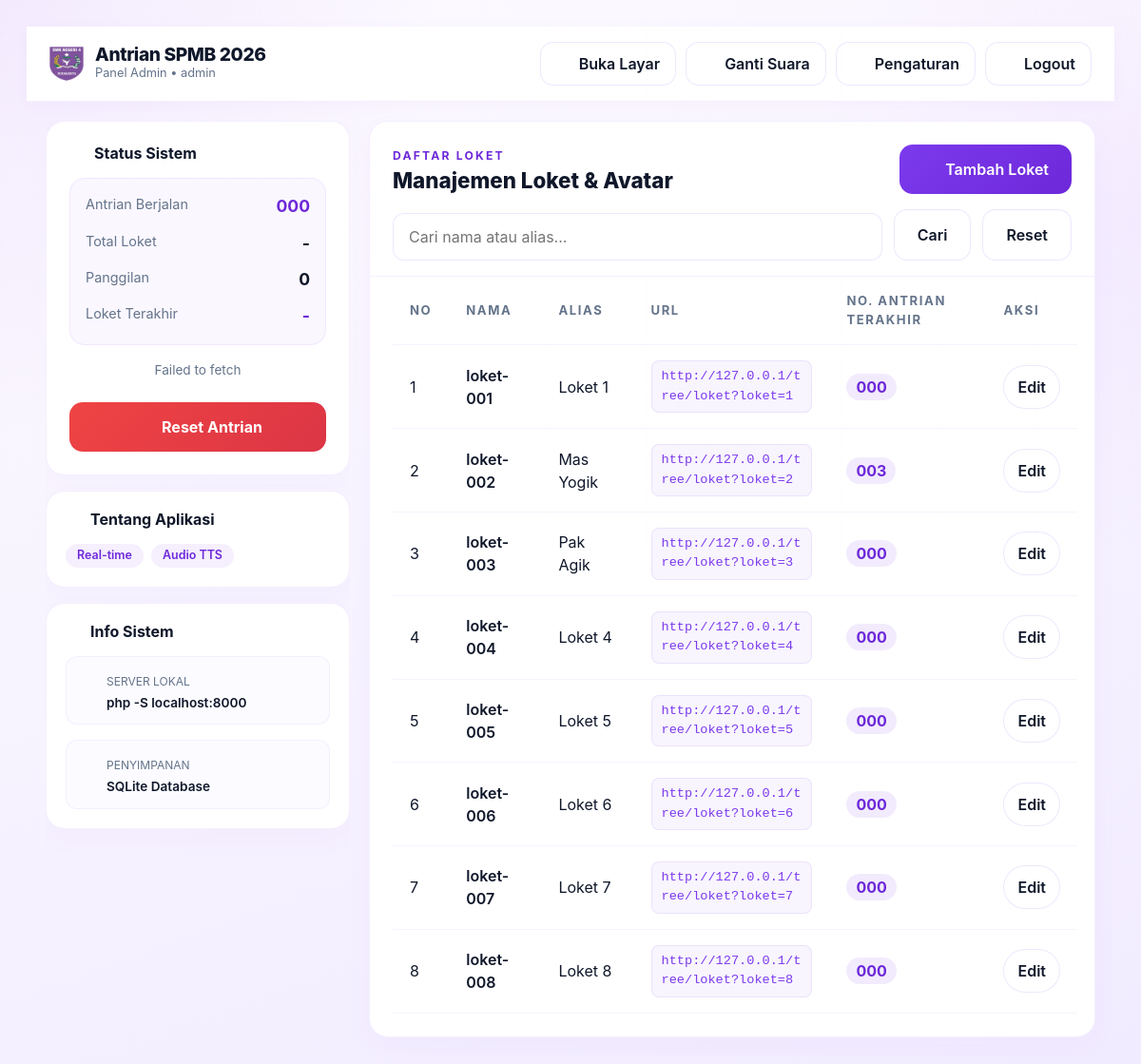
The page /admin (signed in) on the database its author committed.
### tables this page shows
CREATE TABLE users (
                id INTEGER PRIMARY KEY AUTOINCREMENT,
                username TEXT NOT NULL UNIQUE,
                password_hash TEXT NOT NULL,
                role TEXT NOT NULL CHECK (role IN ("admin", "loket")),
                created_at TEXT NOT NULL
            , alias TEXT NOT NULL DEFAULT "", loket_number INTEGER NOT NULL DEFAULT 0);

### views/admin.php (the view, shortened to what the rows shown need)
<?php
require __DIR__ . '/../auth/helpers.php';
$csrfToken = antrian_csrf_token();
$searchQuery = (string) ($_GET['q'] ?? '');
$loketAccounts = antrian_loket_accounts();
$loketLastCalls = antrian_loket_last_calls();
$loketLastCallsByLoket = [];
foreach ($loketLastCalls as $lastCall) {
    $loketLastCallsByLoket[(int) $lastCall['loket']] = $lastCall;
}
$loketRows = [];
$serverIp = '';
$fallbackIp = '';
if ($serverIp === '') {
    $serverIp = $fallbackIp ?: ($_SERVER['SERVER_ADDR'] ?? $_SERVER['HTTP_HOST'] ?? 'localhost');
}
$basePath = rtrim(dirname($_SERVER['SCRIPT_NAME']), '\\/');
if ($basePath === '' && php_sapi_name() !== 'cli-server') {
    $projectName = basename(dirname(__DIR__));
    $basePath = '/' . $projectName;
}
$scheme = "http";
$port = $_SERVER['SERVER_PORT'] ?? '80';
$portSuffix = ($port != '80' && $port != '443' && !str_contains((string)$serverIp, ':')) ? ':' . $port : '';
$baseUrl = $scheme . "://" . $serverIp . $portSuffix . $basePath;
foreach ($loketAccounts as $loketAccount) {
    $loketNumber = (int) ($loketAccount['loket_number'] ?? 0);
    $lastCall = $loketLastCallsByLoket[$loketNumber] ?? ['antrian' => 0];
    $loketRows[] = [
        'no' => $loketNumber,
        'nama' => $loketAccount['username'],
        'alias' => $loketAccount['alias'] ?: antrian_generate_loket_alias($loketNumber),
        'url' => $baseUrl . '/loket?loket=' . $loketNumber,
        'antrian_terakhir' => antrian_format_number((int) $lastCall['antrian']),
        'role' => $loketAccount['role'],
        'id' => (int) $loketAccount['id'],
    ];
}
$loketRows = array_values(array_filter($loketRows, static function (array $row) use ($searchQuery): bool {
    if ($searchQuery === '') {
        return true;
    }
    $needle = strtolower(trim($searchQuery));
    return str_contains(strtolower($row['nama']), $needle) || str_contains(strtolower($row['alias']), $needle);
}));
?><!DOCTYPE html>
<html lang="id">
<head>
    <link href="<?= antrian_base_url() ?>/assets/vendor/bootstrap/bootstrap.min.css" rel="stylesheet">
    <link rel="stylesheet" href="<?= antrian_base_url() ?>/assets/css/style.css">
</head>
<body class="app-shell app-admin" data-role="admin" data-base-url="<?= antrian_base_url() ?>" data-status-url="<?= antrian_base_url() ?>/api/status.php?peek=1" data-reset-url="<?= antrian_base_url() ?>/api/reset.php" data-csrf-token="<?= htmlspecialchars($csrfToken, ENT_QUOTES, 'UTF-8') ?>">
    <nav class="admin-navbar">
        <div style="display: flex; align-items: center; gap: 12px;">
            <div>
                <h1 style="font-size: 1.2rem; font-weight: 800; margin: 0; letter-spacing: -0.02em;">Antrian SPMB 2026</h1>
            </div>
        </div>
    </nav>
    <div class="admin-layout">
        <div class="admin-sidebar">
            <div class="panel-card-premium" style="gap: 16px;">
                <h2 style="font-size: 1rem; font-weight: 700; margin: 0; display: flex; align-items: center; gap: 8px;">
                    <i data-lucide="activity" class="text-primary" style="width: 18px; height: 18px;"></i> Status Sistem
                </h2>
            </div>
            <div class="panel-card-premium" style="gap: 16px; padding: 20px;">
                <h2 style="font-size: 1rem; font-weight: 700; margin: 0; display: flex; align-items: center; gap: 8px;">
                    <i data-lucide="info" class="text-primary" style="width: 18px; height: 18px;"></i> Tentang Aplikasi
                </h2>
            </div>
            <div class="panel-card-premium" style="gap: 16px; padding: 20px;">
                <h2 style="font-size: 1rem; font-weight: 700; margin: 0; display: flex; align-items: center; gap: 8px;">
                    <i data-lucide="server" class="text-primary" style="width: 18px; height: 18px;"></i> Info Sistem
                </h2>
            </div>
        </div>
        <div class="admin-main">
            <div class="table-header-sticky">
                <div style="display: flex; justify-content: space-between; align-items: flex-end; margin-bottom: 16px;">
                    <div>
                        <h2 style="font-weight: 800; font-size: 1.4rem; margin: 0;">Manajemen Loket & Avatar</h2>
                    </div>
                </div>
            </div>
            <div class="table-wrap-scroll">
                <table class="loket-table" style="margin-top: 0;">
                    <thead>
                        <tr>
                            <th>No</th>
                            <th>Nama</th>
                            <th>Alias</th>
                            <th>URL</th>
                            <th>No. Antrian Terakhir</th>
                            <th>Aksi</th>
                        </tr>
                    </thead>
                    <tbody>
                        <?php if ($loketRows): ?>
                            <?php foreach ($loketRows as $row): ?>
                                <tr>
                                    <td><?= (int) $row['no'] ?></td>
                                    <td style="font-weight: 600;"><?= htmlspecialchars($row['nama'], ENT_QUOTES, 'UTF-8') ?></td>
                                    <td><?= htmlspecialchars($row['alias'], ENT_QUOTES, 'UTF-8') ?></td>
                                    <td>
                                        <a class="loket-url-link" href="<?= htmlspecialchars($row['url'], ENT_QUOTES, 'UTF-8') ?>" target="_blank" style="font-family: monospace; background: rgba(124, 58, 237, 0.05); padding: 6px 10px; border-radius: 8px; color: var(--accent); text-decoration: none; word-break: break-all; display: inline-block; font-size: 0.85rem; border: 1px solid rgba(124, 58, 237, 0.1);">
                                            <?= htmlspecialchars($row['url'], ENT_QUOTES, 'UTF-8') ?>
                                        </a>
                                    </td>
                                    <td><span style="background: rgba(124, 58, 237, 0.1); color: var(--accent-strong); padding: 4px 10px; border-radius: 99px; font-weight: 700;"><?= htmlspecialchars($row['antrian_terakhir'], ENT_QUOTES, 'UTF-8') ?></span></td>
                                    <td>
                                        <?php if ($row['role'] === 'loket'): ?>
                                            <button type="button" class="row-action-toggle" onclick="openEditModal(<?= (int) $row['id'] ?>)">Edit</button>
                                        <?php else: ?>
                                            <span style="font-size: 0.85rem; color: var(--muted);">Admin</span>
                                        <?php endif; ?>
                                    </td>
                                </tr>
                            <?php endforeach; ?>
                        <?php else: ?>
                            <tr>
                                <td colspan="6" class="empty-table">Belum ada loket yang terdaftar.</td>
                            </tr>
                        <?php endif; ?>
                    </tbody>
                </table>
            </div>
        </div>
    </div>
</body>
</html>

### rows shown on the page
users: loket_number "1", username "loket-001", alias "Loket 1", url "http://127.0.0.1/tree/loket?loket=1", antrian_terakhir "000"
users: loket_number "2", username "loket-002", alias "Mas Yogik", url "http://127.0.0.1/tree/loket?loket=2", antrian_terakhir "003"
users: loket_number "3", username "loket-003", alias "Pak Agik", url "http://127.0.0.1/tree/loket?loket=3", antrian_terakhir "000"
users: loket_number "4", username "loket-004", alias "Loket 4", url "http://127.0.0.1/tree/loket?loket=4", antrian_terakhir "000"
users: loket_number "5", username "loket-005", alias "Loket 5", url "http://127.0.0.1/tree/loket?loket=5", antrian_terakhir "000"
users: loket_number "6", username "loket-006", alias "Loket 6", url "http://127.0.0.1/tree/loket?loket=6", antrian_terakhir "000"
users: loket_number "7", username "loket-007", alias "Loket 7", url "http://127.0.0.1/tree/loket?loket=7", antrian_terakhir "000"
users: loket_number "8", username "loket-008", alias "Loket 8", url "http://127.0.0.1/tree/loket?loket=8", antrian_terakhir "000"

### other values the page prints
$currentUser['username'] "admin"
